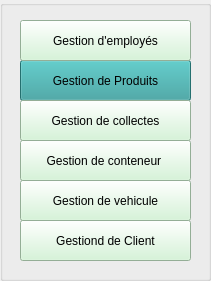
      <widget class="QGroupBox" name="groupBox_4">
       <property name="geometry">
        <rect>
         <x>10</x>
         <y>180</y>
         <width>211</width>
         <height>281</height>
        </rect>
       </property>
       <property name="title">
        <string/>
       </property>
       <widget class="QPushButton" name="pushButton_2">
        <property name="geometry">
         <rect>
          <x>20</x>
          <y>60</y>
          <width>171</width>
          <height>41</height>
         </rect>
        </property>
        <property name="styleSheet">
         <string notr="true">background-color: rgb(50, 157, 156);</string>
        </property>
        <property name="text">
         <string>Gestion de Produits</string>
        </property>
       </widget>
       <widget class="QPushButton" name="pushButton_6">
        <property name="geometry">
         <rect>
          <x>20</x>
          <y>220</y>
          <width>171</width>
          <height>41</height>
         </rect>
        </property>
        <property name="styleSheet">
         <string notr="true">background-color: rgb(207, 244, 210);</string>
        </property>
        <property name="text">
         <string>Gestiond de Client</string>
        </property>
       </widget>
       <widget class="QPushButton" name="pushButton_5">
        <property name="geometry">
         <rect>
          <x>20</x>
          <y>180</y>
          <width>171</width>
          <height>41</height>
         </rect>
        </property>
        <property name="styleSheet">
         <string notr="true">background-color: rgb(207, 244, 210);</string>
        </property>
        <property name="text">
         <string>Gestion de vehicule</string>
        </property>
       </widget>
       <widget class="QPushButton" name="pushButton_4">
        <property name="geometry">
         <rect>
          <x>20</x>
          <y>140</y>
          <width>171</width>
          <height>41</height>
         </rect>
        </property>
        <property name="styleSheet">
         <string notr="true">background-color: rgb(207, 244, 210);</string>
        </property>
        <property name="text">
         <string>Gestion de conteneur </string>
        </property>
       </widget>
       <widget class="QPushButton" name="B_gestiondecollecte">
        <property name="geometry">
         <rect>
          <x>20</x>
          <y>100</y>
          <width>171</width>
          <height>41</height>
         </rect>
        </property>
        <property name="styleSheet">
         <string notr="true">background-color: rgb(207, 244, 210);</string>
        </property>
        <property name="text">
         <string>Gestion de collectes</string>
        </property>
       </widget>
       <widget class="QPushButton" name="B_gestiondemployee">
        <property name="geometry">
         <rect>
          <x>20</x>
          <y>20</y>
          <width>171</width>
          <height>41</height>
         </rect>
        </property>
        <property name="styleSheet">
         <string notr="true">background-color: rgb(207, 244, 210);
</string>
        </property>
        <property name="text">
         <string>Gestion d'employés</string>
        </property>
       </widget>
      </widget>
